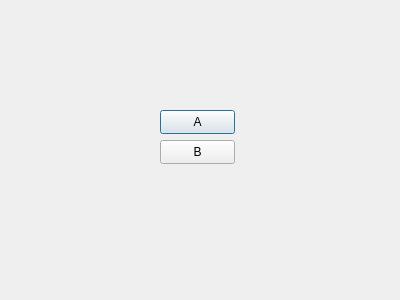
<?xml version="1.0" encoding="UTF-8"?>
<ui version="4.0">
 <class>tela1</class>
 <widget class="QDialog" name="tela1">
  <property name="geometry">
   <rect>
    <x>0</x>
    <y>0</y>
    <width>400</width>
    <height>300</height>
   </rect>
  </property>
  <property name="windowTitle">
   <string>Dialog</string>
  </property>
  <widget class="QPushButton" name="pushButton">
   <property name="geometry">
    <rect>
     <x>160</x>
     <y>110</y>
     <width>75</width>
     <height>24</height>
    </rect>
   </property>
   <property name="text">
    <string>A</string>
   </property>
  </widget>
  <widget class="QPushButton" name="pushButton_2">
   <property name="geometry">
    <rect>
     <x>160</x>
     <y>140</y>
     <width>75</width>
     <height>24</height>
    </rect>
   </property>
   <property name="text">
    <string>B</string>
   </property>
  </widget>
 </widget>
 <resources/>
 <connections/>
</ui>
